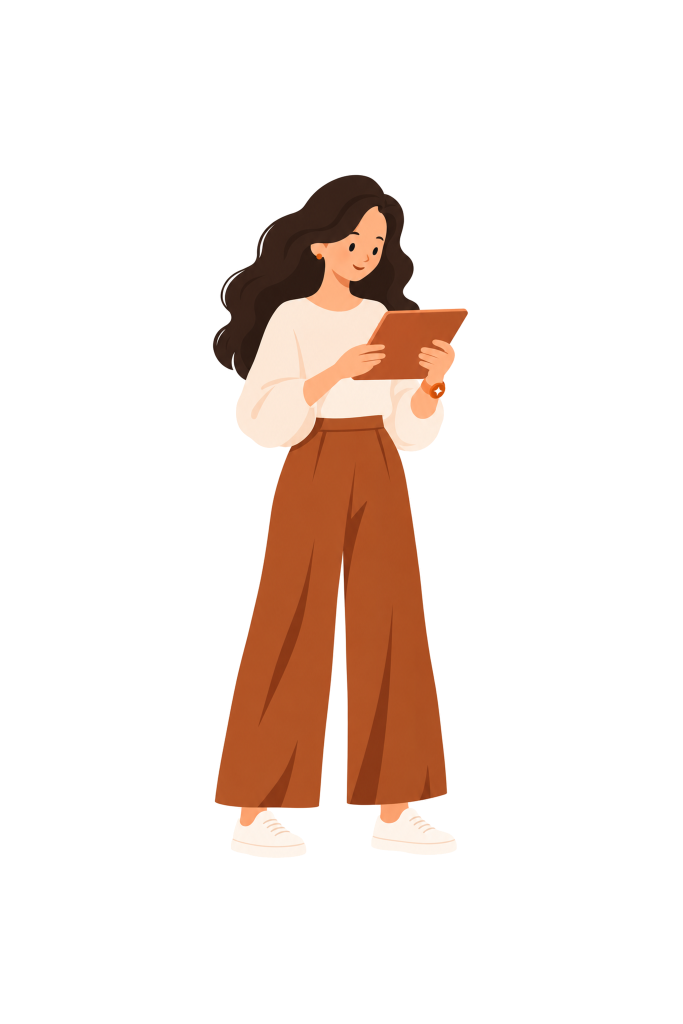
#> input picture assets/sign-up-flow-transparent/hero/hero-tablet.png, 2048 x 3072 px (shown at 1/3 size)
$ python build-signup-art.py
#> lines starting #> are read from the running program, lines starting #| are printed output that depends on the picture; after the words box and inside, x2 and y2 are one past the last pixel; in counts of white or black regions, pixels touching at a corner belong together
#!/usr/bin/env python3
"""
Turns the generated sign-up art into small transparent WebP files the app can load
(auth-app/src/setup/art/<group>/<name>.webp).

    python3 scripts/build-signup-art.py            from auth-app/

Source: superhyre-site/assets/sign-up-flow-transparent (the pictures with their background already
removed) when it is there; otherwise superhyre-site/assets/sign-up-flow (pictures on white).

With transparent sources the alpha is used as it comes: hard-edged pieces get their outermost pixel
trimmed (it is a blend with the old white) and are shrunk in premultiplied alpha, so edges are smooth
and never carry a halo; soft pieces (glows, sun, cloud) keep their fade.

The tablet pose is also baked into a small set of frames (see bake_tablet): the generated "breathe" and
"blink" sprites are crops of that pose, so they are laid back onto it, and the app only has to fade
between pictures that already line up.

With white sources, the background comes off per kind of piece, because one rule does not fit them all:

  solid    shapes with hard edges (hero, props, leaves, hills, sparks, dial, icons):
           the white connected to the picture's edge is removed (so white shoes or a white
           star face inside a piece stay), the mask is eroded a pixel to drop the
           white-blended rim, and the picture is shrunk in premultiplied alpha so edges are
           smooth and never carry a white halo.
  holes    pieces with an empty middle that is also white (dial, rings, segments, ripples,
           the watch): every near-white pixel goes, not only the outside.
  glow     soft pieces that fade into white (halos, beam, sun, cloud, glow): the colour is
           kept as one flat tint and the fade becomes alpha.
  opaque   background plates (fields): kept as they are, just smaller.

Needs: Pillow, numpy, scipy. The source pictures are not shipped; only the WebP output is.
"""
from __future__ import annotations

import json
import sys
from pathlib import Path

import numpy as np
from PIL import Image
from scipy import ndimage

HERE = Path(__file__).resolve().parent
ASSETS = HERE.parent.parent / "assets"
SRC = ASSETS / "sign-up-flow-transparent" if (ASSETS / "sign-up-flow-transparent").is_dir() else ASSETS / "sign-up-flow"
OUT = HERE.parent / "src" / "setup" / "art"

# Output edge length (the longer side), by group; sprites and small pieces stay small.
SIZE = {"hero": 1100, "star-dial": 512, "powers": 320, "props": 1024, "scenery": 2048, "effects": 512, "sprites": 256}

# Heroes share one canvas (feet on the same baseline), so they are cropped by the same box:
# the figure fills the picture, and every pose still lines up with every other.
CROP = {"hero": (0.14, 0.12, 0.86, 0.88)}

# The story's props (prop-*) are drawn small in the middle of a big canvas. They are trimmed to what
# is drawn, so a prop's bottom edge is its bottom and it can stand on the ground.
TRIM_PREFIX = "prop-"
TRIM_PAD = 6

# Never exported on their own: the tablet pose's breathe and blink frames are baked into the hero set.
BAKED = ("sprite-breathe-", "sprite-blink-", "hero-tablet-blink")

# Where the breathe/blink sprites sit on the tablet pose, in that picture's own pixels (found by
# matching them against it: correlation 0.999). They are 1448 px squares cut from (300, 386).
TABLET_SPRITE = (300, 386, 1448)

HOLES = ("dial-", "ring-progress-", "ripple-", "watch-star", "seg-", "sprite-ripple-")
GLOW = ("star-glow", "glow", "sun", "cloud", "beam", "sprite-star-pulse-")
OPAQUE = ("field-",)


def kind_of(name: str) -> str:
    stem = name.removesuffix(".png")
    if stem.startswith(OPAQUE):
        return "opaque"
    if stem.startswith(GLOW):
        return "glow"
    if stem.startswith(HOLES):
        return "holes"
    return "solid"


def near_white(rgb: np.ndarray, tol: int) -> np.ndarray:
    return (rgb >= 255 - tol).all(axis=2)


# [9 lines left out: function solid_mask, not called in this run]


def holes_mask(rgb: np.ndarray) -> np.ndarray:
    fg = ~near_white(rgb, 4)
    return ndimage.binary_erosion(fg, iterations=1) | (fg & ~ndimage.binary_dilation(~fg, iterations=2))


def to_rgba(arr: np.ndarray, mask: np.ndarray) -> np.ndarray:
    return np.dstack([arr, (mask * 255).astype(np.uint8)])


def shrink_premultiplied(rgba: np.ndarray, size: tuple[int, int]) -> Image.Image:
    """Resizes with colour weighted by alpha, so transparent pixels never bleed their colour in."""
    f = rgba.astype(np.float32) / 255.0
    a = f[..., 3:4]
    premult = np.concatenate([f[..., :3] * a, a], axis=2)
    chans = [Image.fromarray(premult[..., i]).resize(size, Image.LANCZOS) for i in range(4)]
    out = np.stack([np.asarray(c, dtype=np.float32) for c in chans], axis=2)
    alpha = np.clip(out[..., 3:4], 0, 1)
    rgb = np.where(alpha > 1e-4, out[..., :3] / np.maximum(alpha, 1e-4), 0)
    final = np.concatenate([np.clip(rgb, 0, 1), alpha], axis=2)
    return Image.fromarray((final * 255 + 0.5).astype(np.uint8), "RGBA")


# [11 lines left out: function glow_rgba, not called in this run]


def finish(rgba: np.ndarray, group: str, name: str) -> Image.Image:
    """Shrinks a picture (with alpha) to its group's size, in premultiplied alpha, and crops/trims it."""
    img_h, img_w = rgba.shape[:2]
    longest = SIZE[group]
    scale = longest / max(img_w, img_h)
    size = (max(1, round(img_w * scale)), max(1, round(img_h * scale)))
    out = shrink_premultiplied(rgba, size)
    if group == "props" and name.startswith(TRIM_PREFIX):
        box = out.getchannel("A").point(lambda a: 255 if a > 8 else 0).getbbox()
        if box:
            pad = TRIM_PAD
            out = out.crop((max(0, box[0] - pad), max(0, box[1] - pad), min(out.width, box[2] + pad), min(out.height, box[3] + pad)))
    box = CROP.get(group)
    if box:
        w, h = out.size
        out = out.crop((round(box[0] * w), round(box[1] * h), round(box[2] * w), round(box[3] * h)))
    return out


def native_rgba(arr: np.ndarray, kind: str) -> np.ndarray:
    """A picture whose background is already transparent: keep its alpha; trim the blended outer pixel of hard edges."""
    out = arr.copy()
    if kind in ("solid", "holes"):
        fg = out[..., 3] > 127
        out[..., 3] = (ndimage.binary_erosion(fg, iterations=1) * 255).astype(np.uint8)
    return out


def process(path: Path, group: str) -> tuple[Image.Image, str]:
    img = Image.open(path).convert("RGBA")
    arr = np.asarray(img)
    kind = kind_of(path.name)
    if kind == "opaque":
        rgb = img.convert("RGB")
        scale = SIZE[group] / max(rgb.size)
        return rgb.resize((round(rgb.width * scale), round(rgb.height * scale)), Image.LANCZOS), kind
    if arr[..., 3].min() < 255:
        return finish(native_rgba(arr, kind), group, path.name), kind
    rgb = arr[..., :3]
    if kind == "glow":
        rgba = glow_rgba(rgb)
    elif kind == "holes":
        rgba = to_rgba(rgb, holes_mask(rgb))
    else:
        rgba = to_rgba(rgb, solid_mask(rgb))
    return finish(rgba, group, path.name), kind


# [62 lines left out: functions sprite_layer, bake_tablet, not called in this run]


def main() -> int:
    if not SRC.is_dir():
        print(f"source folder not found: {SRC}", file=sys.stderr)
        return 1
    manifest: list[dict] = []
    total = 0
    tablet = SRC / "hero" / "hero-tablet.png"
    # The tablet frames can be baked only from transparent sources (they are laid over the pose).
    bake = tablet.is_file() and (SRC / "sprites" / "sprite-breathe-1.png").is_file() and np.asarray(Image.open(tablet).convert("RGBA"))[..., 3].min() < 255
    for group_dir in sorted(p for p in SRC.iterdir() if p.is_dir()):
        group = group_dir.name
        if group not in SIZE:
            continue
        (OUT / group).mkdir(parents=True, exist_ok=True)
        if group == "hero" and bake:
            for name, arr in bake_tablet(SRC):
                kind = "solid" if "eyes" not in name else "soft"
                out = finish(native_rgba(arr, kind), group, name + ".png")
                dest = OUT / group / f"{name}.webp"
                out.save(dest, "WEBP", quality=90, alpha_quality=100, method=6)
                total += dest.stat().st_size
                manifest.append({"name": name, "group": group, "kind": kind, "width": out.width, "height": out.height})
        for png in sorted(group_dir.glob("*.png")):
            if bake and (png.name.startswith(BAKED) or png.name == "hero-tablet.png"):
                continue
            img, kind = process(png, group)
#> in process, img is the input picture: PIL image 2048x3072 RGBA; mean R, G, B, A 242.7, 231.8, 226.2, 41.4
#> in native_rgba, `fg = out[..., 3] > 127`:
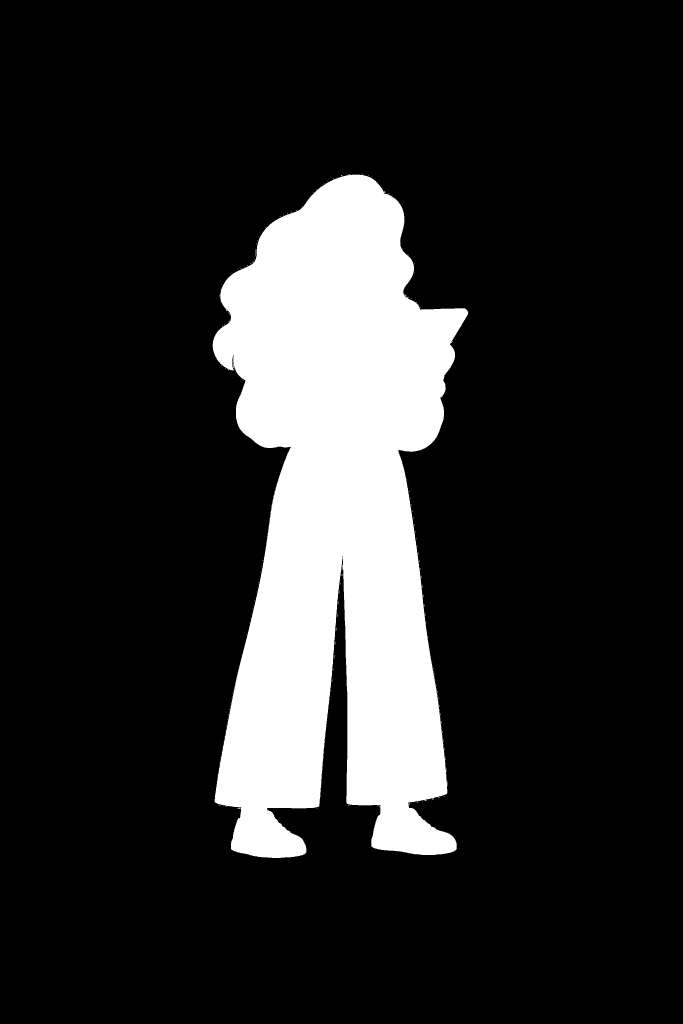
#> fg: shape (3072, 2048) bool (shown at 1/3 size); 16.2% white; 207 white regions (203 under 20 px), largest, box (x1, y1, x2, y2) and area: (638, 524, 1404, 2574) 1021355, (698, 1081, 702, 1104) 33, (1025, 1694, 1028, 1711) 33, (767, 748, 768, 769) 21
#> in finish, `img_h, img_w = rgba.shape[:2]`: img_h = 3072; img_w = 2048
#> in finish, `scale = longest / max(img_w, img_h)`: scale = 0.358
#> in finish, `size = (max(1, round(img_w * scale)), max(1, round(img_h * scale)))`: size = (733, 1100)
#> in shrink_premultiplied, `a = f[..., 3:4]`: a: shape (3072, 2048, 1) float32; values 0 (black) and 1 (white), 16.1% white; 8 white regions (7 under 20 px), largest, box (x1, y1, x2, y2) and area: (639, 525, 1403, 2573) 1013788
#> in shrink_premultiplied, `chans = [Image.fromarray(premult[..., i]).resize(size, Image.LANCZOS) ..`: chans = 4 items
#> in shrink_premultiplied, `out = np.stack([np.asarray(c, dtype=np.float32) for c in chans], axis=2)`:
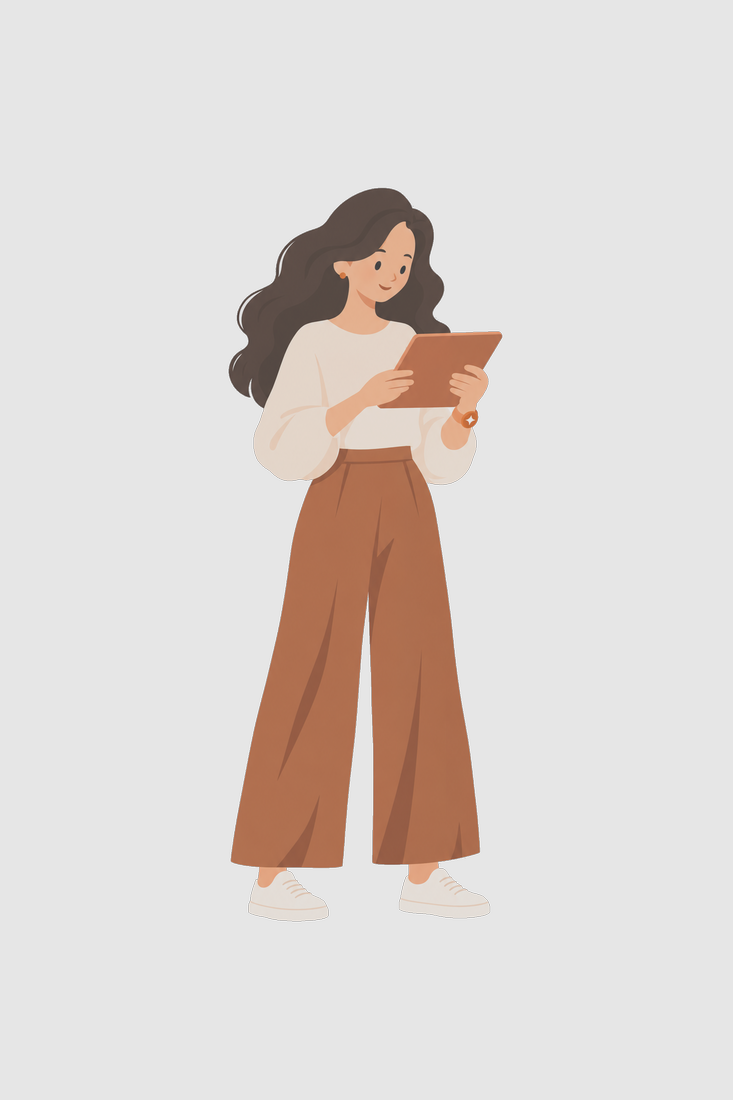
#> out: shape (1100, 733, 4) float32; mean of channels 0, 1, 2, 3 0.113, 0.0703, 0.0485, 0.161; transparent parts drawn white
#> in shrink_premultiplied, `alpha = np.clip(out[..., 3:4], 0, 1)`:
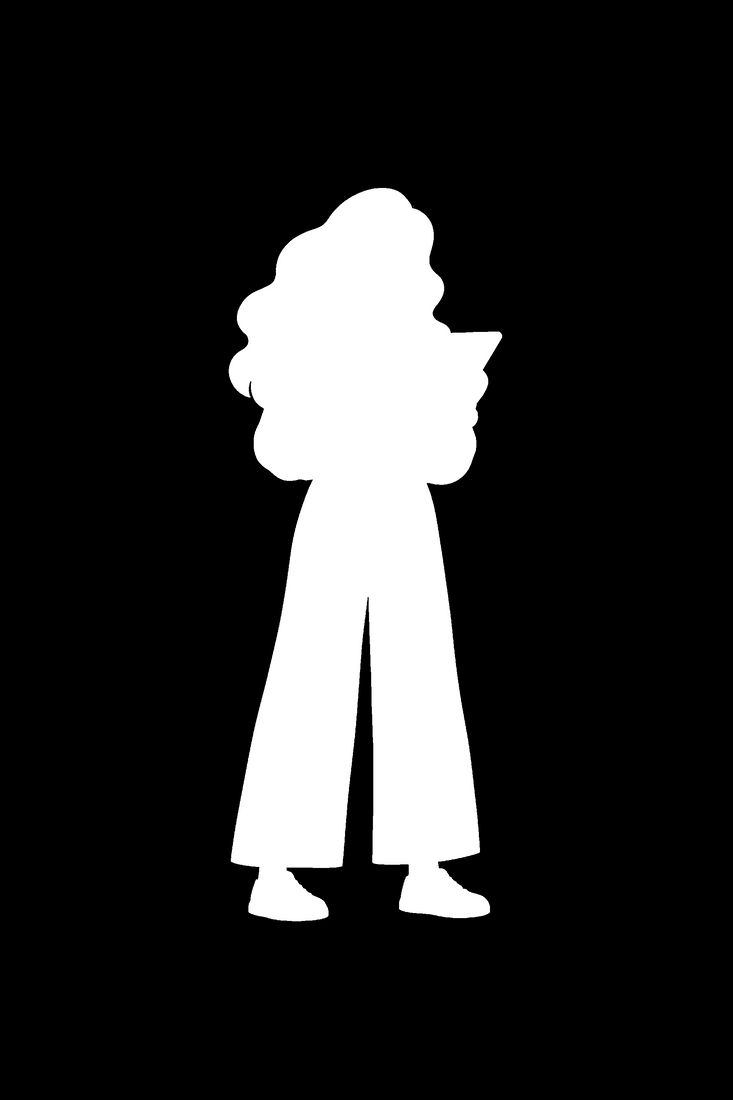
#> alpha: shape (1100, 733, 1) float32; min 0, max 1, mean 0.161
#> in shrink_premultiplied, `final = np.concatenate([np.clip(rgb, 0, 1), alpha], axis=2)`:
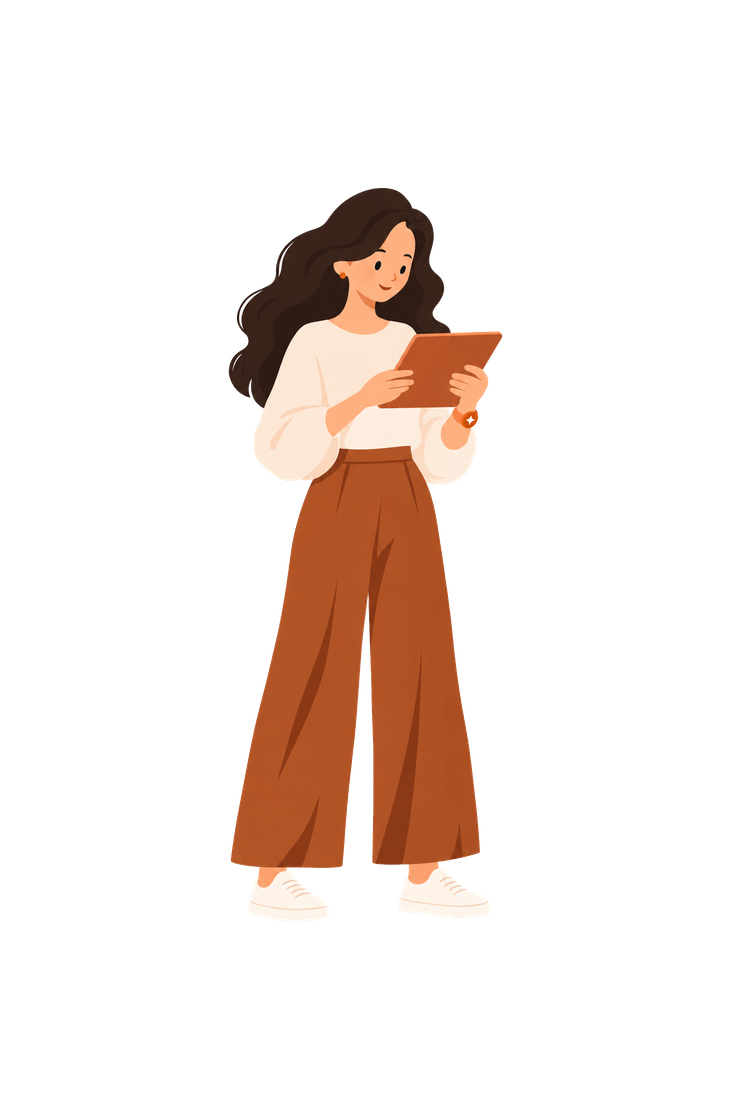
#> final: shape (1100, 733, 4) float32; mean of channels 0, 1, 2, 3 0.118, 0.074, 0.0517, 0.161; transparent parts drawn white
#> in finish, `out = out.crop((round(box[0] * w), round(box[1] * h), round(box[2] * w..`:
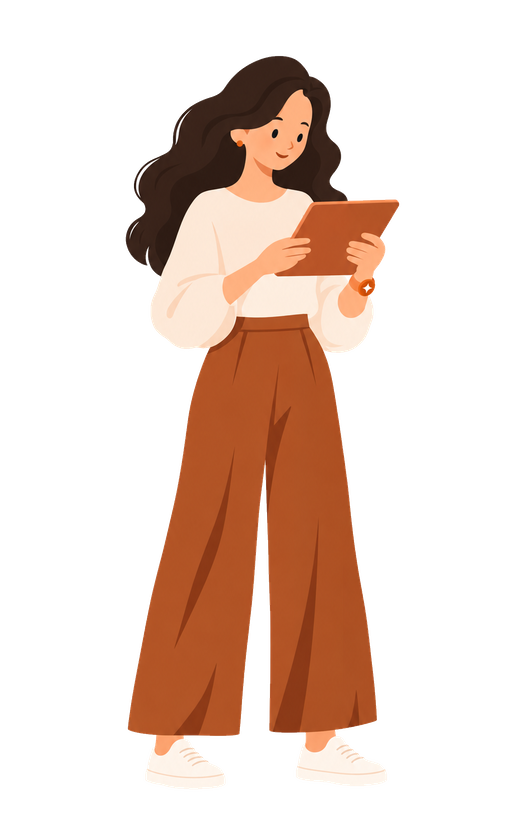
#> out: PIL image 527x836 RGBA; mean R, G, B, A 54.8, 34.5, 24.1, 75.2; transparent parts drawn white
#> kind = 'solid'
            dest = OUT / group / png.name.replace(".png", ".webp")
            if kind == "opaque":
                img.save(dest, "WEBP", quality=88, method=6)
            else:
                img.save(dest, "WEBP", quality=90, alpha_quality=100, method=6)
#> (the run stopped early here; a loop or call above may not have finished)
